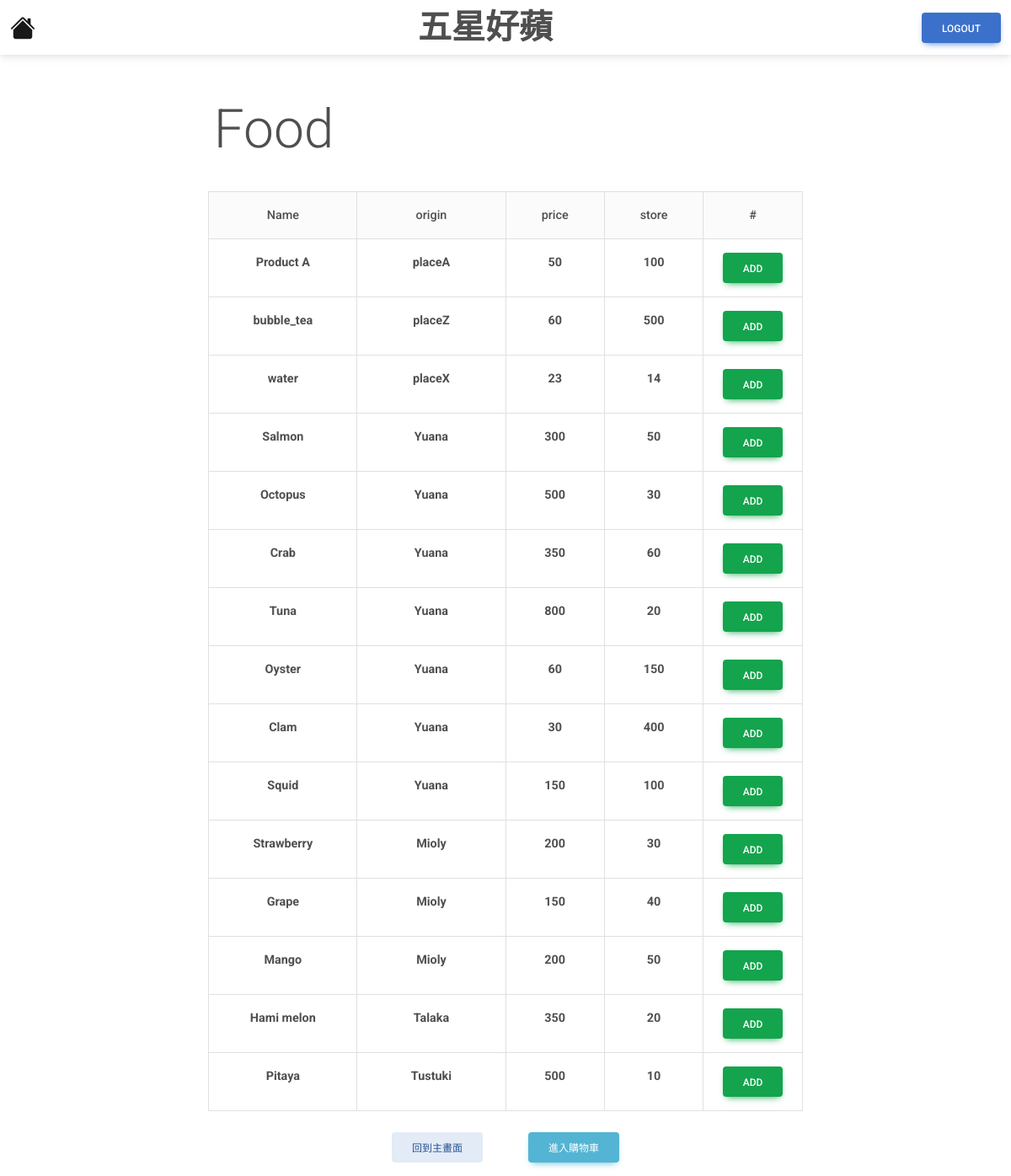
Screenshot of /product/food with the database file from the repository.
### tables this page shows
CREATE TABLE Product
(
product_id      INTEGER           PRIMARY KEY  AUTOINCREMENT,
seller_email    VARCHAR(255)      NOT NULL,
product_name    VARCHAR(255)      NOT NULL,
type_id         INTEGER           NOT NULL,
store           INTEGER           NOT NULL,
price           INTEGER           NOT NULL,
origin          VARCHAR(255)      NOT NULL,
FOREIGN KEY(type_id) REFERENCES Type(type_id)
FOREIGN KEY(seller_email) REFERENCES User(email)
);

### category.py (the view)
@app.route('/product/food')
def food():
    con = sqlite3.connect("database.db")
    con.row_factory = sqlite3.Row
    cur = con.cursor()
    cur.execute("SELECT product_id, * FROM Product WHERE type_id = 1")
    rows = cur.fetchall()
    con.close()
    return render_template("Food.html",rows=rows)

### templates/Food.html (shortened to what this page needs)
<!DOCTYPE html>
<html lang="en">
<head>
    <link href="https://cdnjs.cloudflare.com/ajax/libs/font-awesome/6.0.0/css/all.min.css" rel="stylesheet"/>
    <link href="https://cdnjs.cloudflare.com/ajax/libs/mdb-ui-kit/6.4.0/mdb.min.css" rel="stylesheet"/>
</head>
<body>
    <nav class="navbar bg-body-tertiary">
        <div class="container-fluid">
            <a class="navbar-brand" href="{{url_for('home')}}">
            </a>
            <h1 style="margin: auto;"><strong>五星好蘋</strong></h1>
            <a href="{{url_for('logout')}}" class="btn btn-primary">Logout</a>
        </div>
    </nav>
    <br><br><h1 style="margin-right: 550px; text-align: center;"
            class="display-3">Food</h1><br>
    <table class="table table-bordered text-center" style="width: auto; margin: auto;">
        <thead class="bg-light">
            <tr>
                <th>Name</th>
                <th>origin</th>
                <th>price</th>
                <th>store</th>
                <th>#</th>
            </tr>
        </thead>
        <tbody>
            {% for row in rows %}
                <tr>
                <td class="col-3"><strong>{{ row["product_name"] }} </strong></td>
                <td class="col-3"><strong>{{ row["origin"] }} </strong></td>
                <td class="col-2"><strong>{{ row["price"] }} </strong></td>
                <td class="col-2"><strong>{{ row["store"] }} </strong></td>
                <td class="col-2">
                    <form action="/add" method="POST">
                            <button type="submit" class="btn btn-success"> Add </button>
                    </form>
                </td>
                </tr>
            {% endfor %}
        </tbody>
    </table>
    <br><p style="text-align: center">
        <a href="{{url_for('product')}}" class="btn btn-secondary" style="margin-right: 50px">回到主畫面</a>
        <a href="{{url_for('shoppingCart')}}" class="btn btn-info">進入購物車</a>
    </p>
</body>
</html>

### rows the page displays
Product: product_name "Product A", origin "placeA", price "50", store "100"
Product: product_name "bubble_tea", origin "placeZ", price "60", store "500"
Product: product_name "water", origin "placeX", price "23", store "14"
Product: product_name "Salmon", origin "Yuana", price "300", store "50"
Product: product_name "Octopus", origin "Yuana", price "500", store "30"
Product: product_name "Crab", origin "Yuana", price "350", store "60"
Product: product_name "Tuna", origin "Yuana", price "800", store "20"
Product: product_name "Oyster", origin "Yuana", price "60", store "150"
Product: product_name "Clam", origin "Yuana", price "30", store "400"
Product: product_name "Squid", origin "Yuana", price "150", store "100"
Product: product_name "Strawberry", origin "Mioly", price "200", store "30"
Product: product_name "Grape", origin "Mioly", price "150", store "40"
Product: product_name "Mango", origin "Mioly", price "200", store "50"
Product: product_name "Hami melon", origin "Talaka", price "350", store "20"
Product: product_name "Pitaya", origin "Tustuki", price "500", store "10"
